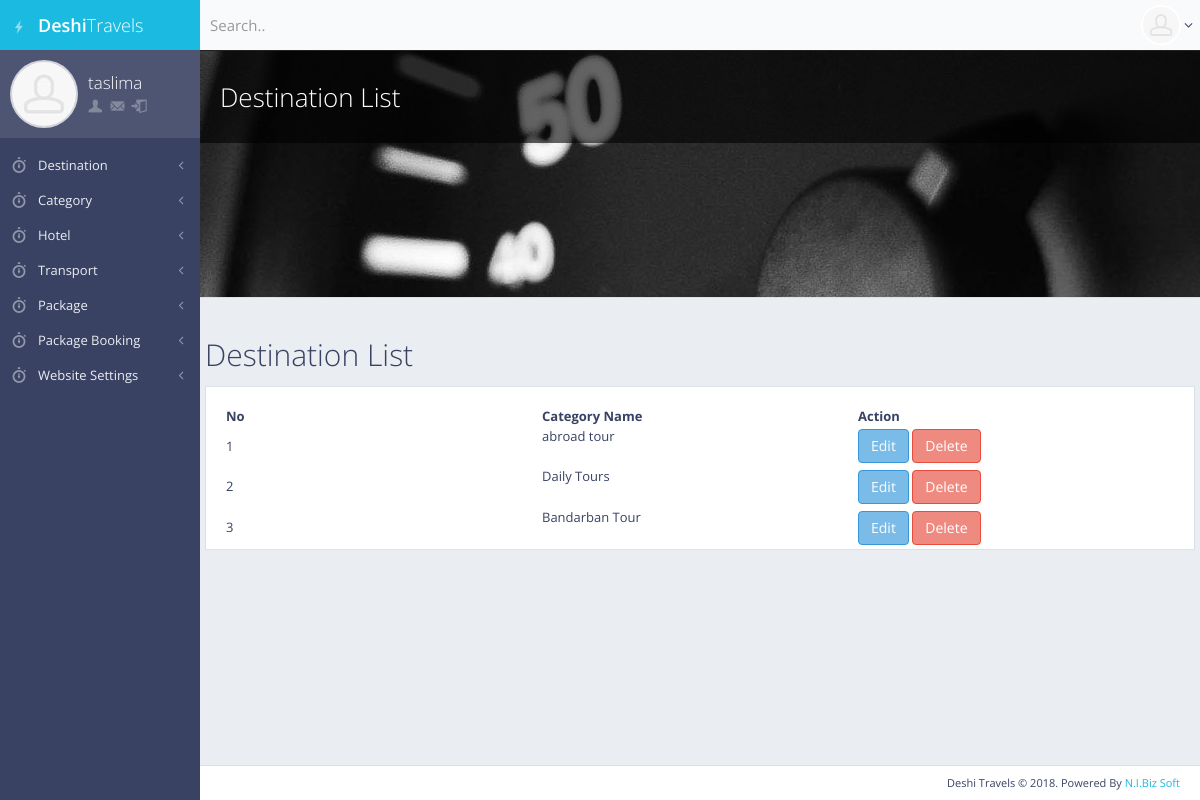
Page /admin/viewcategory.php (signed in) on the committed database.
### tables this page shows
CREATE TABLE `tbl_category` (
  `id` int(11) NOT NULL,
  `cat_name` varchar(255) NOT NULL
);

### lib/Database.php (called while the page is built, shortened)
<?php
Class Database{
	public $host   = DB_HOST;
	public $user   = DB_USER;
	public $pass   = DB_PASS;
	public $dbname = DB_NAME;
	public $link;
	private function connectDB(){
	$this->link = new mysqli($this->host, $this->user, $this->pass, $this->dbname);
 }
	public function select($query){
		$result = $this->link->query($query) or die($this->link->error.__LINE__);
		if($result->num_rows > 0){
			return $result;
		} else {
			return false;
		}
	}
}

### admin/viewcategory.php (the view, shortened to what this page needs)
 <?php include 'inc/header.php'; ?>
 <div id="page-content">
     <div class="content-header content-header-media">
         <div class="header-section">
             <div class="row">
                 <div class="col-md-4 col-lg-6 hidden-xs hidden-sm">
                     <h1>Destination List</h1>
                 </div>
             </div>
         </div>
         <img src="img/placeholders/headers/dashboard_header.jpg" alt="header image" class="animation-pulseSlow">
     </div>
     <div class="row">
       <div class="box round first grid">
         <h2>Destination List</h2>
         <div class="block">
             <table class="data display datatable" id="example">
                 <thead>
                     <tr>
                         <th width="33%">No</th>
                         <th width="33%">Category Name</th>
                         <th width="33%">Action</th>
                     </tr>
                 </thead>
                  <?php
                     $query = "SELECT * FROM tbl_category ORDER BY id DESC";
                     $category = $db->select($query);
                     if ($category) {
                         $i = 0;
                         while ($result = $category->fetch_assoc()) {
                             $i++;
                  ?>
                 <tbody>
                     <tr class="odd gradeX">
                         <td><?php echo $i; ?></td>
                         <td><p><?php echo $result['cat_name']; ?></p></td>
                         <td><a class="btn btn-info" href="catedit.php?catId=<?php echo $result['id']; ?>">Edit</a> <a class="btn btn-danger" onclick="return confirm('Are you Sure to Delete!');" href="?delcat=<?php echo $result['id']; ?>">Delete</a></td>
                     </tr>
                 </tbody>
                 <?php   }  } ?>
             </table>
        </div>
     </div>
 </div>
 </div>
<?php include 'inc/footer.php'; ?>

### admin/css/main.css (style rules this page uses)
body { font-family: "Open Sans", "Helvetica Neue", Helvetica, Arial, sans-serif; color: #394263; font-size: 13px; background-color: #222222; }
#page-content { padding: 10px 5px 1px; background-color: #eaedf1; }
.content-header { background-color: #ffffff; border-top: 1px solid #eaedf1; border-bottom: 1px solid #dbe1e8; }
.content-header h1, .content-header h2 { margin: 0; font-size: 26px; line-height: 32px; }
.header-section { padding: 30px 10px; }
.content-header, .content-top { margin: -10px -5px 10px; }
.content-header-media { position: relative; height: 248px; overflow: hidden; border-top-color: #222222; }
.content-header-media .header-section { z-index: 200; position: absolute; top: 0; left: 0; right: 0; color: #ffffff; background: rgba(0, 0, 0, 0.6); }
.content-header-media > img { position: absolute; top: 0; left: 50%; width: 2560px; height: 248px; margin-left: -1280px; }
.block { margin: 0 0 10px; padding: 20px 15px 1px; background-color: #ffffff; border: 1px solid #dbe1e8; }
h1, h2, h3, h4, h5, h6, .h1, .h2, .h3, .h4, .h5, .h6 { font-family: "Open Sans", "Helvetica Neue", Helvetica, Arial, sans-serif; font-weight: 300; }
h1, h2, h3 { margin-bottom: 15px; }
.text-primary, .text-primary:hover, a, a:hover, a:focus, a.text-primary, a.text-primary:hover, a.text-primary:focus { color: #1bbae1; }
p { line-height: 1.6; }
.btn { margin: 1px 0; background-color: #ffffff; }
.btn-danger { background-color: #ef8a80; border-color: #e74c3c; color: #ffffff; }
.btn-info { background-color: #7abce7; border-color: #3498db; color: #ffffff; }
p, .table, .alert, .carousel { margin-bottom: 20px; }
@media screen and (min-width: 768px) { #page-content { padding: 20px 20px 1px; } }
@media screen and (min-width: 768px) { .header-section, .breadcrumb-top, .block, .block.full, .modal-body, #page-content + footer { padding-left: 20px; padding-right: 20px; } }
@media screen and (min-width: 768px) { .content-header, .content-top, .breadcrumb-top { margin: -20px -20px 20px; } }
@media screen and (min-width: 768px) { .block, .widget { margin-bottom: 20px; } }
@media screen and (min-width: 768px) { .data { width: 100%; } }

### rows in the picture
tbl_category: cat_name "abroad tour"
tbl_category: cat_name "Daily Tours"
tbl_category: cat_name "Bandarban Tour"

### other values in the picture
Session::get('user_name') "taslima"
